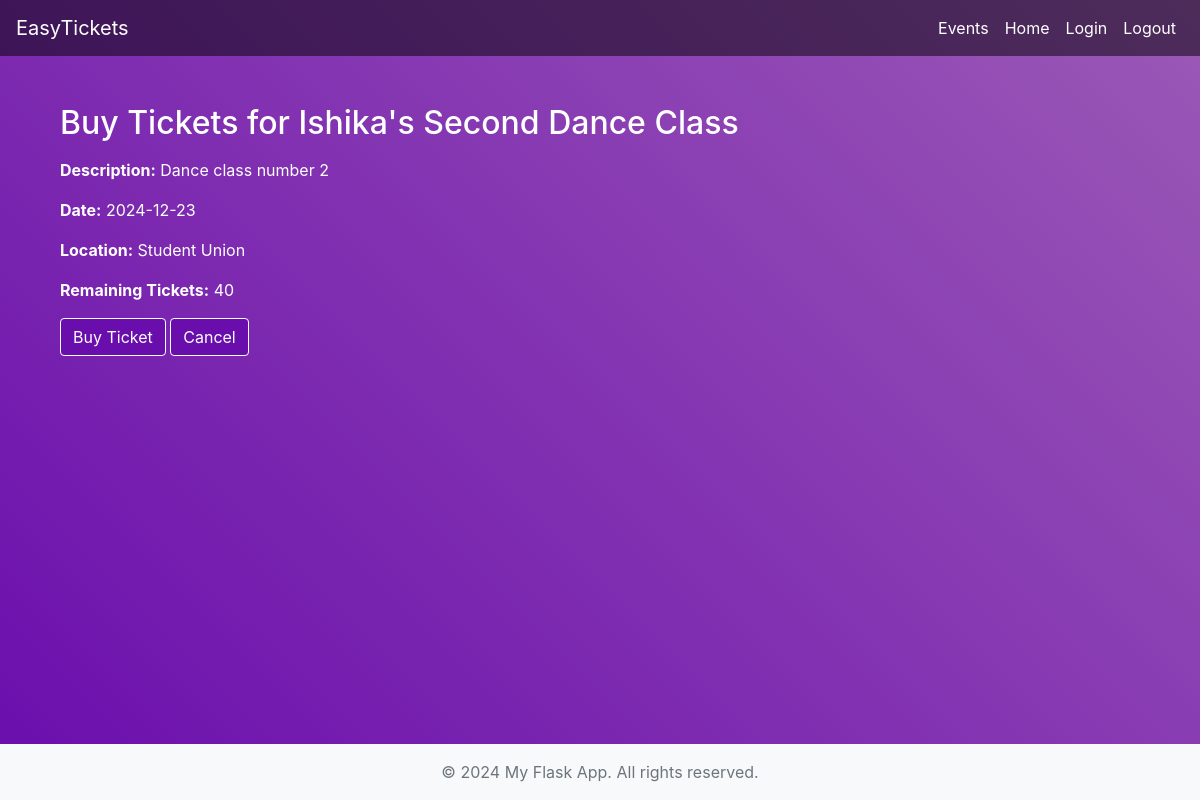
The page /event/6/buy (signed in) on the database its author committed.
### app/models.py (models this page shows, shortened)
class Event(db.Model):
    __tablename__ = 'events'
    id = db.Column(db.Integer, primary_key=True)
    event_name = db.Column(db.String(200), nullable=False)
    event_description = db.Column(db.Text, nullable=True)
    time = db.Column(db.Time, nullable=False)
    date = db.Column(db.Date, nullable=False)
    location = db.Column(db.String(300), nullable=False)
    guests = db.Column(db.Integer, nullable=True)
    price = db.Column(db.Float, nullable=True)
    event_owner = db.Column(db.Integer, db.ForeignKey('users.id'), nullable=False)

### app/views.py (the view, shortened to what this page needs)
@app.route('/event/<int:event_id>/buy', methods=['GET', 'POST'])
@login_required
def buy_ticket(event_id):
    event = Event.query.get(event_id)
    if not event:
        flash('Event not found.', 'danger')
        app.logger.error(f'User tried to buy ticket for event id {event_id}, which does not exist.')
        return redirect(url_for('home'))
    if event.date < datetime.now().date():
        flash('This event has already passed.', 'danger')
        app.logger.error(f'User tried to buy ticket for event id {event_id}, which has already passed.')
        return redirect(url_for('home'))
    tickets = Ticket.query.filter_by(event_id=event_id).all()
    for ticket in tickets:
        if (datetime.now() - ticket.created_at).total_seconds() > 1801 and not ticket.paid:
            db.session.delete(ticket)
            db.session.commit()
            app.logger.info(f'Deleted unpaid ticket from event id {event_id}.')
    ticket_count = Ticket.query.filter_by(event_id=event_id).count()
    if ticket_count >= event.guests:
        flash('All tickets for this event have been sold.', 'danger')
        app.logger.error(f'User tried to buy ticket for event id {event_id}, which is sold out.')
        return redirect(url_for('home'))
    keys = StripeKey.query.filter_by(user_id=event.event_owner).first()
    if not keys:
        flash('This ticket vendor has not set up a payment system yet!', 'danger')
        app.logger.error(f'User tried to buy ticket for event id {event_id}, but no payment system is set up.')
        return redirect(url_for('home'))
    stripe.api_key = keys.private_key
    form = TicketForm()
    return render_template('buy_ticket.html', event=event, form=form, ticket_count=ticket_count)

### app/__init__.py (called while the page is built)
@login_manager.user_loader
def load_user(user_id):
    return User.query.get(int(user_id))

### app/models.py (called while the page is built)
def decrypt_key(encrypted_key: str) -> str:
    decrypted_key = cipher_suite.decrypt(encrypted_key.encode())  # Convert to bytes and decrypt
    return decrypted_key.decode()  # Return as string

    @property
    def private_key(self):
        return decrypt_key(self._private_key)

### app/templates/buy_ticket.html (shortened to what this page needs)
{% extends 'base.html' %}
{% block content %}
<div class="container mt-4">
    <h2 class="mb-3">Buy Tickets for {{ event.event_name }}</h2>
    <p><strong>Description:</strong>  {{event.event_description}}</p>
    <p><strong>Date:</strong> {{ event.date }}</p>
    <p><strong>Location:</strong> {{ event.location }}</p>
    <p><strong>Remaining Tickets:</strong> {{ event.guests - ticket_count }}</p>
    {% if ticket_count < event.guests %}
    <form method="POST" action="{{ url_for('buy_ticket', event_id=event.id) }}">
        <button type="submit" class="btn btn-primary">Buy Ticket</button>
        <a href="{{ url_for('home') }}" class="btn btn-primary">Cancel</a>
    </form>
    {% else %}
    <div class="alert alert-danger mt-3">Tickets for this event have sold out.</div>
    {% endif %}
</div>
{% endblock %}

### app/static/css/base.css (style rules this page uses)
body { font-family: Arial, sans-serif; background: linear-gradient(45deg, #6a0dad, #9b59b6); min-height: 100vh; display: flex; flex-direction: column; color: #fff !important; }
.btn { background-color: #6a0dad !important; border-color: #fff !important; }

### rows shown on the page
Event: event_name "Ishika's Second Dance Class", event_description "Dance class number 2", date "2024-12-23", location "Student Union", event.guests-ticket_count "40"
